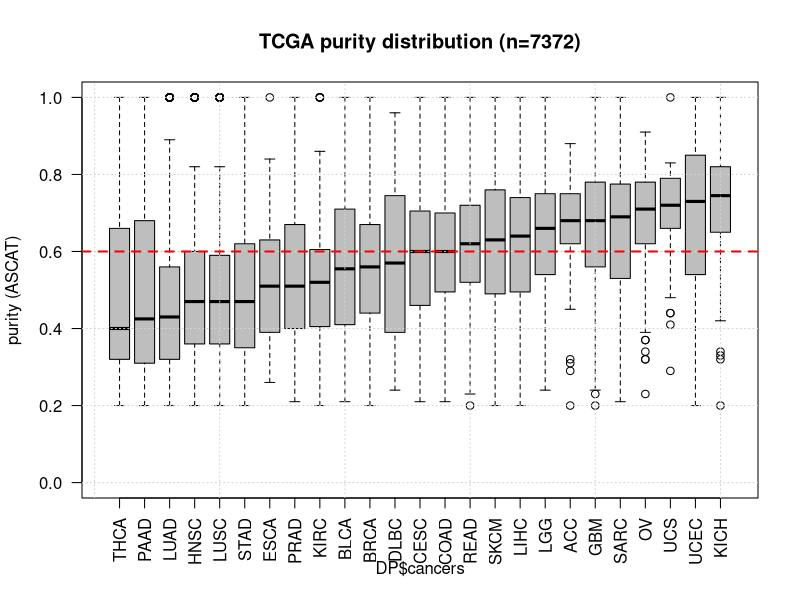
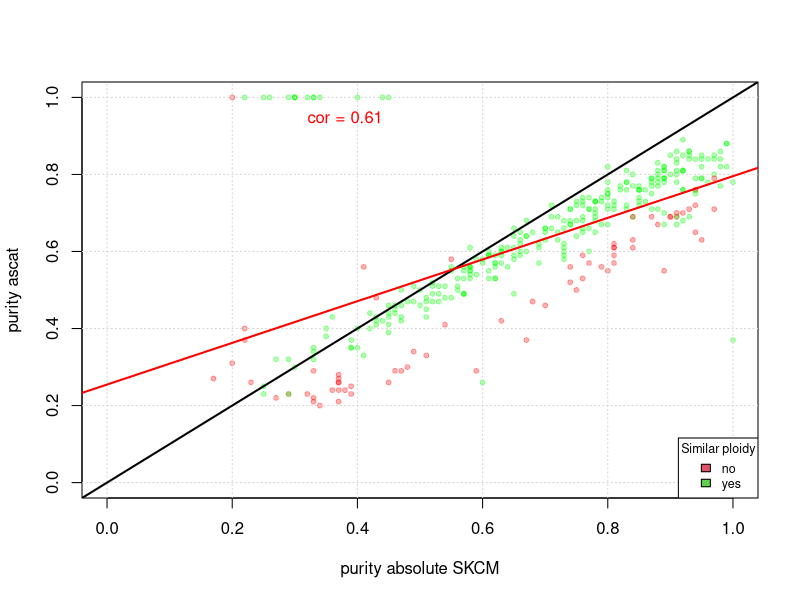
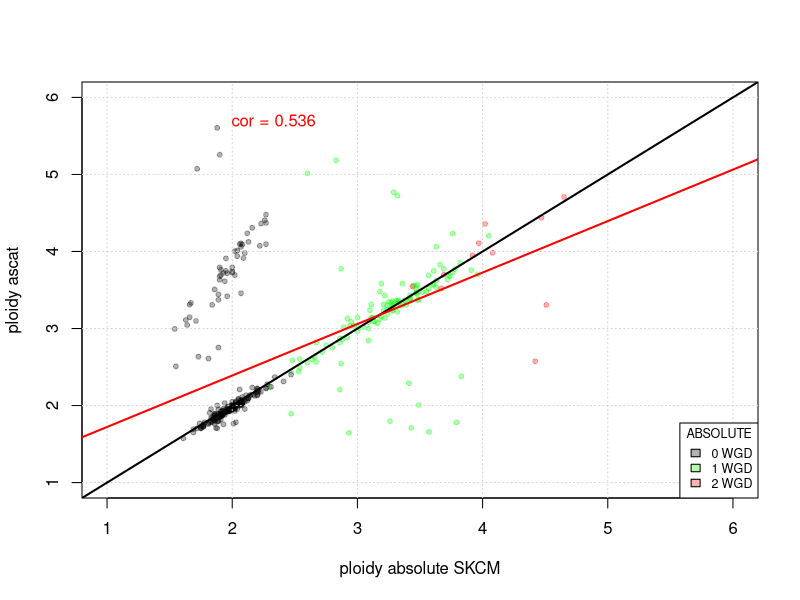
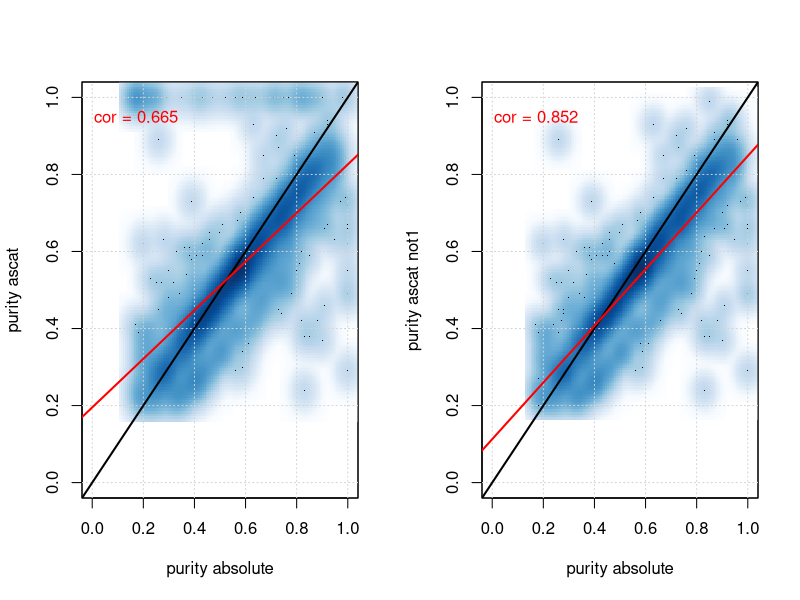
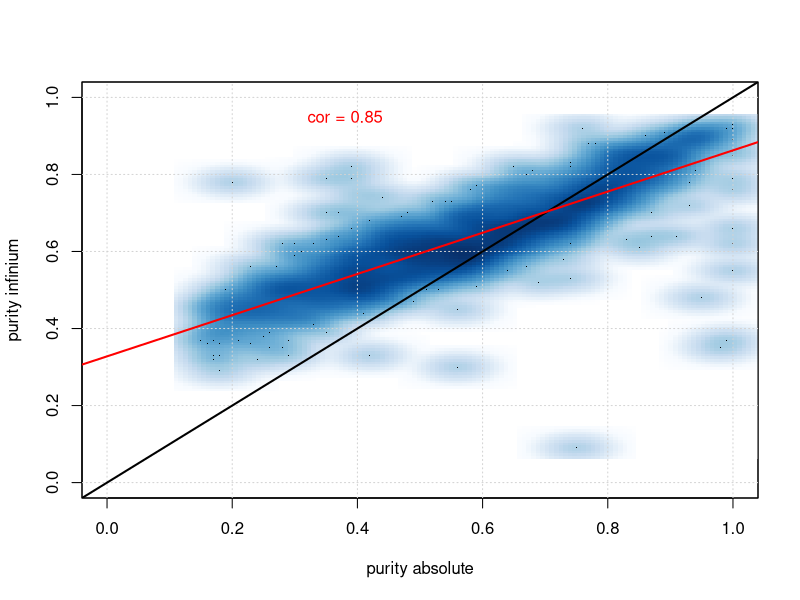
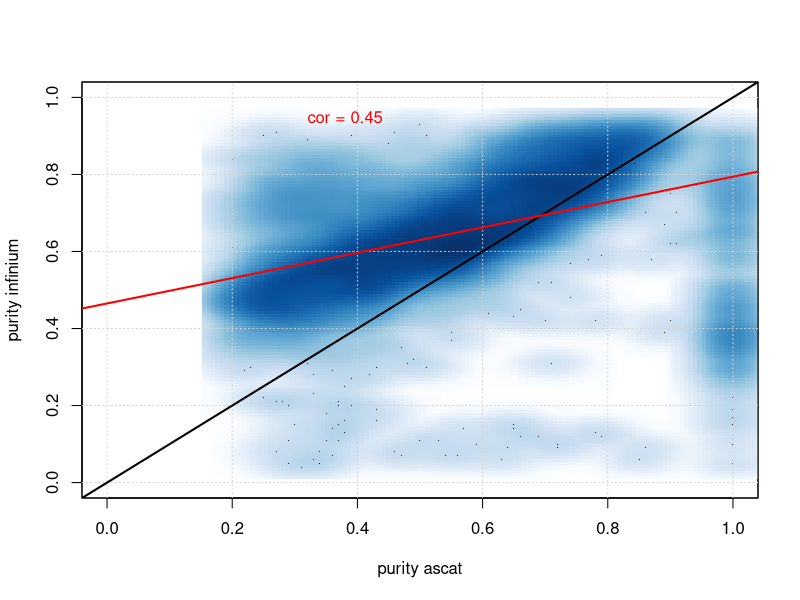
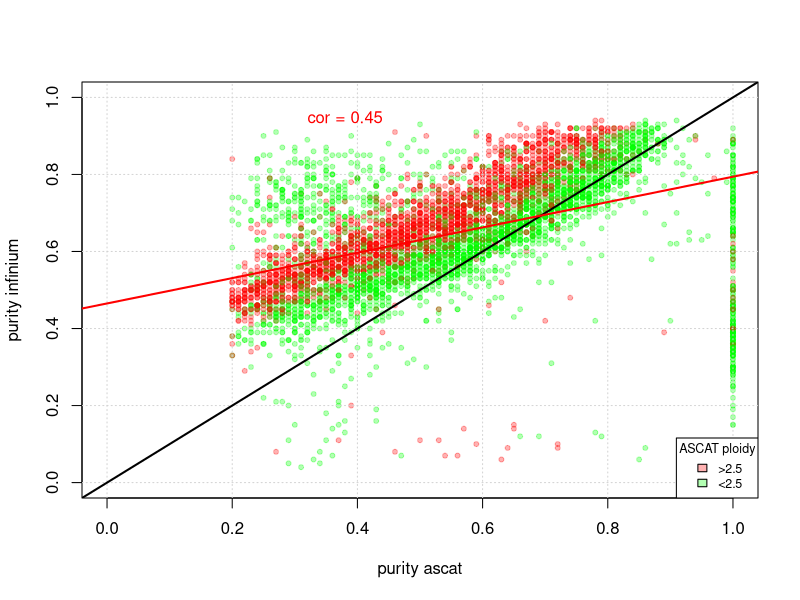
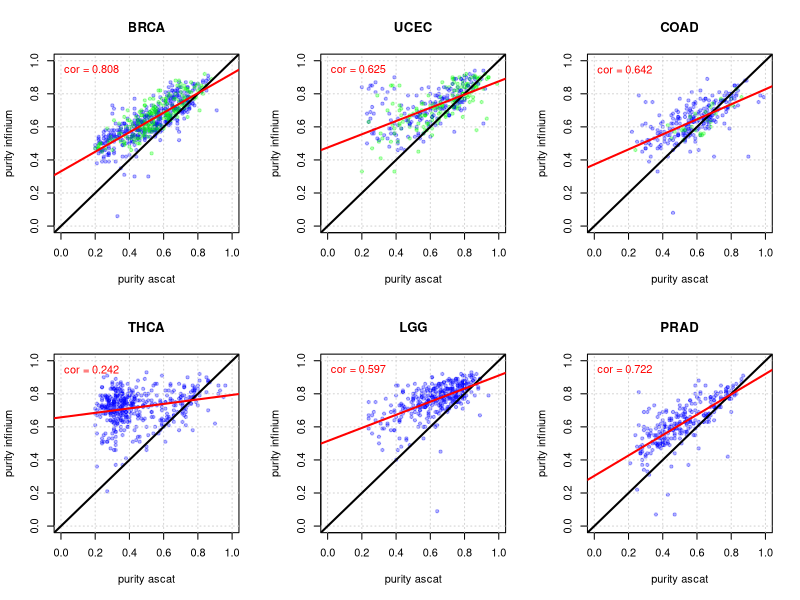

Reproduce these figures in R, in order.
## ---- chunk 1
knitr::opts_chunk$set(echo = FALSE)

library(data.table)
library(IRanges) # for splitAsList()

# Load data for plots ####
DP = fread("Data/TCGA_purity_estimates_CNA_VAF_ASCAT_ABSOLUTE_and_others.txt")


# VAF and CNA functions ####

expected_VAF = function(p, mc = 1, CN_T = 2, CN_N = 2){
  (mc * p) / (CN_T * p + CN_N * (1 - p) )
}

expected_purity = function(VAF, mc = 1, CN_T = 2, CN_N = 2){ 
  CN_N * VAF/(mc + VAF * (CN_N - CN_T)) 
}

expected_log2R = function(p, CN_T = 2, CN_N = 2, CN_R = 2){
  log2( CN_T * p + CN_N * (1-p) ) - log2( CN_R * p + CN_N * (1-p) )
}

expected_purity_from_log2R = function(log2R, CT, CN = 2, CTR = 2){ 
  ((2^{log2R} - 1) * CN) / (CT - CN + 2^{log2R} * (CN - CTR)) 
}


# Plotting functions ####

add_vaf = function(mc, CN_T, col = 1, purity = (0:10)/10){
  vaf = expected_VAF(purity, mc, CN_T)
  points(purity, vaf, ylim=c(0,1), xlim=c(0,1), type='l', col = col ,lty = 2)
  text(purity, vaf, labels = paste0(mc,":",CN_T),pos = 2,cex=0.7,col=col)
}

add_purity = function(mc, CN_T, col = 1, vaf = (0:10)/10){
  purity = expected_purity(vaf, mc, CN_T)
  points(vaf, purity, ylim=c(0,1), xlim=c(0,1), type='l', col = col ,lty = 2)
  text(vaf, purity, labels = paste0(mc,":",CN_T),pos = 2,cex=0.7,col=col)
}

red = rgb(1,0,0,0.3)
green = rgb(0,1,0,0.3)
blue = rgb(0,0,1,0.3)
grey = rgb(0,0,0,0.3)


plot_xy = function(x, y, col = grey,  xname = deparse(substitute(x)), yname = deparse(substitute(y)),xlim=0:1,ylim=0:1,ccex=1.5){
  xlab = gsub("_"," ",gsub("^.*\\$","",xname))
  ylab = gsub("_"," ",gsub("^.*\\$","",yname))
  plot(x, y, xlab = xlab, ylab = ylab, col = col, xlim = xlim, ylim = ylim,pch=20)
  grid()
  abline(a=0,b=1,lwd=2)
  fit = lm(y~x)
  abline(fit,col="red",lwd=2)
  p = cor(x, y, use = "p")
  text(0.5*max(xlim), 0.95*max(ylim),paste("cor =", signif(p,digits = 3)),ccex,col="red")
}

plot_xy_smooth = function(x, y, xname = deparse(substitute(x)),yname = deparse(substitute(y)),xlim=0:1,ylim=0:1,ccex=1.5){
  xlab = gsub("_"," ",gsub("^.*\\$","",xname))
  ylab = gsub("_"," ",gsub("^.*\\$","",yname))
  smoothScatter(x, y, xlab = xlab, ylab = ylab, xlim = xlim, ylim = ylim);grid()
  abline(a=0,b=1,lwd=2)
  fit = lm(y~x)
  abline(fit,col="red",lwd=2)
  p = cor(x, y, use = "p")
  text(0.5*max(xlim), 0.95*max(ylim), paste("cor =", signif(p,digits = 3)),ccex,col="red")
}

# TESTS
#plot_xy(DP$purity_absolute_SKCM, DP$purity_ascat)
#plot_xy_smooth(DP$purity_absolute_SKCM, DP$purity_ascat)

# New col
DP$purity_ascat_not1 = ifelse(DP$purity_ascat==1, NA, DP$purity_ascat)
## ---- chunk 2

med_purity = sort(median(splitAsList(DP$purity_ascat, DP$cancer),na.rm = TRUE))
DP$cancers = factor(DP$cancer,levels = names(med_purity))

boxplot(DP$purity_ascat ~ DP$cancers,las=2,col = "grey", ylim=0:1, main = "TCGA purity distribution (n=7372)",ylab="purity (ASCAT)")
grid()
abline(h=0.6,col="red",lty=2,lwd=2)

# table(is.na(DP$purity_ascat))
# prop.table(table(DP$purity_ascat > 0.6))

## ---- chunk 3

col = ifelse(abs(DP$ploidy_absolute_SKCM - DP$ploidy_ascat)>0.5,red,green)

plot_xy(DP$purity_absolute_SKCM, DP$purity_ascat, col=col)

legend("bottomright",legend=c("no","yes"),fill = c(2:3),cex=0.75,title = "Similar ploidy")

## ---- chunk 4

col = c(grey,green,red)[DP$doublings_absolute_SKCM+1]

plot_xy(DP$ploidy_absolute_SKCM, DP$ploidy_ascat, col = col, ylim = c(1,6),xlim=c(1,6))

legend("bottomright",legend=c("0 WGD","1 WGD", "2 WGD"),fill = c(grey,green,red),cex=0.75,title = "ABSOLUTE")

## ---- chunk 5

  par(mfrow=c(1,2))

  sel = !is.na(DP$purity_ascat) & !is.na(DP$purity_absolute_infinium)
  #sum(sel)
  
  purity_absolute = DP$purity_absolute_infinium[sel]
  purity_ascat = DP$purity_ascat[sel]
  purity_ascat_not1 = DP$purity_ascat_not1[sel]
  
  plot_xy_smooth(purity_absolute, purity_ascat, xlim=0:1, ylim=0:1)
  plot_xy_smooth(purity_absolute, purity_ascat_not1, xlim=0:1, ylim=0:1)
  
  par(mfrow=c(1,1))
  
## ---- chunk 6

train_samples = (!is.na(DP$purity_infinium)) & (!is.na(DP$purity_absolute_infinium))
#table(train_samples)

purity_absolute = DP$purity_absolute_infinium
purity_infinium = DP$purity_infinium

plot_xy_smooth(purity_absolute, purity_infinium)

## ---- chunk 7
#table(!is.na(DP$purity_ascat) & !is.na(DP$purity_infinium))

xlab = "purity from ASCAT" 
ylab = "purity from Infinium" 

col = ifelse(DP$ploidy_ascat >2.5 ,green, red)
plot_xy_smooth(DP$purity_ascat, DP$purity_infinium)

#plot_xy(DP$purity_ascat, DP$purity_infinium, col=col)
#legend("bottomright",legend=c(">2.5","<2.5"),fill = c(green,blue), cex=0.75,title = "ASCAT ploidy")
## ---- chunk 8

#table(!is.na(DP$purity_ascat) & !is.na(DP$purity_infinium))

xlab = "purity from ASCAT" 
ylab = "purity from Infinium" 

col = ifelse(DP$ploidy_ascat >2.5,red,green)
plot_xy(DP$purity_ascat, DP$purity_infinium,col=col)
legend("bottomright",legend=c(">2.5","<2.5"),fill = c(red,green), cex=0.75,title = "ASCAT ploidy")
## ---- chunk 9

infinium_train_set = !is.na(DP$purity_infinium) & !is.na(DP$purity_absolute_infinium)

col = ifelse(infinium_train_set,green,blue)  

par(mfrow=c(2,3))
for(cancer in c("BRCA","UCEC","COAD","THCA","LGG","PRAD")){
  sel = DP$cancer == cancer & DP$purity_ascat != 1
  purity_infinium = DP$purity_infinium[sel]
  purity_ascat = DP$purity_ascat[sel]
#  plot(purity_ascat, purity_infinium, xlim=0:1, ylim=0:1, main=cancer, col = col[sel])
  plot_xy(purity_ascat, purity_infinium, col = col[sel])
  title(cancer)
}
par(mfrow=c(1,1))

## ---- chunk 10
expected_VAF = function(p, mc = 1, CN_T = 2, CN_N = 2){
  (mc * p) / (CN_T * p + CN_N * (1 - p) )
}
## ---- chunk 11

xlab = "Purity (tumour cell fraction)"
title = ""
ccex = 1

plot(0, xlim=c(0,1), ylim=c(0,1), ylab="Expected VAF", main=title, xlab=xlab, yaxs="i", xaxs="i",col=0);grid()
add_vaf(1,2)
add_vaf(2,2)

axis(side = 4,at = c(1/2,1), labels = c("1/2","1"), tick = TRUE,lwd.ticks = 1, cex.axis=0.75)

## ---- chunk 12


xlab = "Purity (tumour cell fraction)"
title = ""
ccex = 1

plot(0, xlim=c(0,1), ylim=c(0,1), ylab="Expected VAF", main=title, xlab=xlab, yaxs="i", xaxs="i",col=0);grid()
add_vaf(1,2)
add_vaf(2,2)
add_vaf(1,1,col="blue")

axis(side = 4,at = c(1/2,1), labels = c("1/2","1"), tick = TRUE,lwd.ticks = 1, cex.axis=0.75)

## ---- chunk 13

xlab = "Purity (tumour cell fraction)"
title = ""
ccex = 1

plot(0, xlim=c(0,1), ylim=c(0,1), ylab="Expected VAF", main=title, xlab=xlab, yaxs="i", xaxs="i",col=0);grid()
add_vaf(1,2)
add_vaf(2,2)
add_vaf(1,1,col="blue")
add_vaf(1,3,col="orange")
add_vaf(2,3,col="orange")
add_vaf(3,3,col="orange")
axis(side = 4,at = c(1/3,1/2,2/3,1), labels = c("1/3","1/2","2/3","1"), 
     tick = TRUE,lwd.ticks = 1, cex.axis = 0.75)
## ---- chunk 14

xlab = "Purity (tumour cell fraction)"
title = ""
ccex = 1

plot(0, xlim=c(0,1), ylim=c(0,1), ylab="Expected VAF", main=title, xlab=xlab, yaxs="i", xaxs="i",col=0);grid()
add_vaf(1,2)
add_vaf(2,2)
add_vaf(1,1,col="blue")
add_vaf(1,3,col="orange")
add_vaf(2,3,col="orange")
add_vaf(3,3,col="orange")
add_vaf(1,4,col="red")
add_vaf(2,4,col="red")
add_vaf(3,4,col="red")
add_vaf(4,4,col="red")
axis(side = 4,at = c(1/4, 1/3, 1/2, 2/3, 3/4, 1), 
     labels = c("1/4","1/3","1/2","2/3","3/4","1"), 
     tick = TRUE,lwd.ticks = 1, cex.axis=0.5)
## ---- chunk 15
expected_purity = function(VAF, mc = 1, CN_T = 2, CN_N = 2){ 
  CN_N * VAF/(mc + VAF * (CN_N - CN_T)) 
  }
## ---- chunk 16
plot(0, xlim=c(0,1), ylim=c(0,1), ylab="Expected purity", main=title, xlab="VAF", yaxs="i", xaxs="i",col=0);grid()
add_purity(1,2)
add_purity(2,2)
add_purity(1,1,"blue")
add_purity(1,3,"orange")
add_purity(2,3,"orange")
add_purity(3,3,"orange")
## ---- chunk 17

expected_log2R = function(p, CN_T = 2, CN_N = 2, CN_R = 2){
  log2( CN_T * p + CN_N * (1-p) ) - log2( CN_R * p + CN_N * (1-p) )
}

expected_purity_from_log2R = function(log2R, CT, CN = 2, CTR = 2){ 
  ((2^{log2R} - 1) * CN) / (CT - CN + 2^{log2R} * (CN - CTR)) 
}
## ---- chunk 18
purity = (0:10)/10

plot(0, 0, ylim=c(-3,2), xlim=c(0,1), col=0, ylab="log2R",main="log2R vs Copy Number (2N)",xlab=xlab,yaxs="i",xaxs="i");grid()

abline(h=0,col="grey",lwd=3)

for(i in 0:6){
  col = ifelse(i<2,"blue",ifelse(i==2,"black","red"))
  points(purity,expected_log2R(purity,i,2,2),
  col=col,cex=0.75,type='b',pch=as.character(i))
}
abline(a=0,b=-1,col="green")
## ---- chunk 19
purity = (0:10)/10

plot(0, 0, ylim=c(-3,2), xlim=c(0,1), col=0, ylab="log2R",main="log2R vs Copy Number (3N)",xlab=xlab,yaxs="i",xaxs="i");grid()

abline(h=0,col="grey",lwd=3)

for(i in 0:6){
  col = ifelse(i<2,"blue",ifelse(i==2,"black","red"))
  points(purity,expected_log2R(purity,i,2,3),
  col=col,cex=0.75,type='b',pch=as.character(i))
}
## ---- chunk 20
purity = (0:10)/10

plot(0, 0, ylim=c(-3,2), xlim=c(0,1), col=0, ylab="log2R",main="log2R vs Copy Number (4N)",xlab=xlab,yaxs="i",xaxs="i");grid()

abline(h=0,col="grey",lwd=3)

for(i in 0:6){
  col = ifelse(i<2,"blue",ifelse(i==2,"black","red"))
  points(purity,expected_log2R(purity,i,2,4),
  col=col,cex=0.75,type='b',pch=as.character(i))
}
## ---- chunk 21
par(mfrow=c(1,2))
hist(DP$med_VAF,breaks=100,col="grey",main="",xlab = "median sample VAF")
abline(v=0.5,lty=2)
#table(is.na(DP$med_VAF))
plot(0, xlim=c(0,1), ylim=c(0,1), ylab="Expected purity", main=title, xlab="VAF", yaxs="i", xaxs="i",col=0);grid()
add_purity(1,2)
add_purity(2,2)
add_purity(1,1,"blue")
add_purity(1,3,"orange")
add_purity(2,3,"orange")
add_purity(3,3,"orange")
abline(v=0.5,lty=2)
## ---- chunk 22

  par(mfrow=c(1,2))

  sel = !is.na(DP$purity_ascat) & !is.na(DP$purity_absolute_infinium)
  #sum(sel)
  
  purity_absolute = DP$purity_absolute_infinium[sel]
  purity_ascat = DP$purity_ascat[sel]
  purity_ascat_not_1 = DP$purity_ascat[sel]
  purity_ascat_not_1[purity_ascat_not_1==1] = NA
  
  purity_VAF = DP$purity_medVAF[sel]

#  plot(purity_ascat, purity_VAF, xlim=0:1, ylim=0:1, main=cancer, col = col, cex=0.5)
  ccex = 1.3
  p = cor(purity_VAF, purity_ascat_not_1,use = "p")
  smoothScatter(purity_VAF, purity_ascat_not_1, xlim=0:1, ylim=0:1)
  text(0.5,0.8,paste("cor =", signif(p,digits = 2)),ccex,col="red")
  abline(a=0,b=1)

  p = cor(purity_VAF, purity_absolute, use = "p")
  smoothScatter(purity_VAF, purity_absolute, xlim=0:1, ylim=0:1)
  text(0.5,0.8,paste("cor =", signif(p,digits = 2)),ccex,col="red")
  abline(a=0,b=1)
  
## ---- chunk 23
par(mfrow=c(1,2))

hist(DP$min_arm_log2R,breaks = 100,xlab = "min log2R by sample (arm median)",main="",col="grey")
abline(v=-c(1,0.2),lty=2)

purity = (0:10)/10

plot(0, 0, ylim=c(-3,2), xlim=c(0,1), col=0, ylab="log2R",main="log2R vs Copy Number (2N)",xlab=xlab,yaxs="i",xaxs="i");grid()

abline(h=0,col="grey",lwd=3)

for(i in 0:6){
  col = ifelse(i<2,"blue",ifelse(i==2,"black","red"))
  points(purity,expected_log2R(purity,i,2,2),
  col=col,cex=0.75,type='b',pch=as.character(i))
}
abline(h=-c(1,0.2),lty=2)
## ---- chunk 24

  par(mfrow=c(1,2))

  purity_ascat = DP$purity_ascat
  purity_ascat_not_1 = DP$purity_ascat
  purity_ascat_not_1[purity_ascat_not_1==1] = NA
  purity_cn_loss = DP$purity_cn_loss

  ccex = 1.3
  plot_xy_smooth(purity_cn_loss, purity_ascat_not_1)
#  p = cor(purity_cn_loss, purity_ascat_not_1,use = "p")
#  smoothScatter(purity_cn_loss, purity_ascat_not_1, xlim=0:1, ylim=0:1)
#  text(0.5,0.8,paste("cor =", signif(p,digits = 2)),ccex,col="red")
#  abline(a=0,b=1)

  sel = purity_cn_loss > 0.2
  
  p = cor(purity_cn_loss[sel], purity_ascat_not_1[sel],use = "p")
  smoothScatter(purity_cn_loss[sel], purity_ascat_not_1[sel], xlim=0:1, ylim=0:1)
  text(0.5,0.8,paste("cor =", signif(p,digits = 2)),ccex,col="red")
  abline(a=0,b=1)
  
  par(mfrow=c(1,2))

## ---- chunk 25


  par(mfrow=c(1,2))

  sel = !is.na(DP$purity_ascat) & !is.na(DP$purity_absolute_infinium)
  #sum(sel)
  purity_absolute = DP$purity_absolute_infinium[sel]
  purity_ascat = DP$purity_ascat[sel]
  purity_ascat_not_1 = DP$purity_ascat[sel]
  purity_ascat_not_1[purity_ascat_not_1==1] = NA
  
  purity_VAF_CNA = DP$purity_cna_vaf[sel]

#  plot(purity_ascat, purity_VAF, xlim=0:1, ylim=0:1, main=cancer, col = col, cex=0.5)
  ccex = 1.3
  p = cor(purity_VAF_CNA, purity_ascat_not_1,use = "p")
  smoothScatter(purity_VAF_CNA, purity_ascat_not_1, xlim=0:1, ylim=0:1)
  text(0.5,0.8,paste("cor =", signif(p,digits = 2)),ccex,col="red")
  abline(a=0,b=1)

  p = cor(purity_VAF_CNA, purity_absolute, use = "p")
  smoothScatter(purity_VAF_CNA, purity_absolute, xlim=0:1, ylim=0:1)
  text(0.5,0.8,paste("cor =", signif(p,digits = 2)),ccex,col="red")
  abline(a=0,b=1)
  
## ---- chunk 26

  par(mfrow=c(1,2))

  sel = !is.na(purity_ascat)
  
  purity_absolute = DP$purity_absolute_infinium[sel]
  purity_ascat = DP$purity_ascat[sel]
  purity_ascat_not_1 = DP$purity_ascat[sel]
  purity_ascat_not_1[purity_ascat_not_1==1] = NA
  purity_VAF_CNA = DP$purity_cna_vaf[sel]

  ccex = 1.3
  p = cor(purity_VAF_CNA, purity_ascat,use = "p")
  smoothScatter(purity_VAF_CNA, purity_ascat, xlim=0:1, ylim=0:1)
  text(0.5,0.8,paste("cor =", signif(p,digits = 2)),ccex,col="red")
  abline(a=0,b=1)

  ccex = 1.3
  p = cor(purity_VAF_CNA, purity_ascat_not_1,use = "p")
  smoothScatter(purity_VAF_CNA, purity_ascat_not_1, xlim=0:1, ylim=0:1)
  text(0.5,0.8,paste("cor =", signif(p,digits = 2)),ccex,col="red")
  abline(a=0,b=1)

## ---- chunk 27
#diff = (DP$purity_medVAF - DP$purity_ascat)
diff = (DP$purity_cna_vaf - DP$purity_ascat)
DP$cancers = factor(DP$cancer,levels = names(med_purity))

#table(is.na(diff))
#prop.table(table(abs(diff)<0.25))
boxplot(diff ~ DP$cancers,las = 2,col = "grey", ylim = c(-1,1))
grid()
abline(h=c(-.25,.25),col="red",lty=2)
#cancers = factor(DP$cancer,levels = names(med_purity))
#table(DP$cancer)
## ---- chunk 28
par(mfrow=c(1,2))

col = DP$doublings_absolute_SKCM + 1

plot_xy(DP$purity_absolute_SKCM,DP$cg05630725_SOX5_beta, col = col)
plot_xy(DP$purity_absolute_SKCM, DP$cg14112754_GP5_beta, col = col)

## ---- chunk 29
par(mfrow=c(1,2))

col = DP$doublings_absolute_SKCM + 1

# Simple model
fit =  lm(DP$purity_absolute_SKCM ~ DP$cg05630725_SOX5_beta + DP$cg14112754_GP5_beta)

DP$purity_methyl_fit = DP$cg05630725_SOX5_beta * coef(fit)[2] + DP$cg14112754_GP5_beta * coef(fit)[3] + coef(fit)[1]

plot_xy(DP$purity_absolute_SKCM, DP$purity_methyl_fit, col = col)
plot_xy(DP$purity_ascat_not1, DP$purity_methyl_fit, col = col)
## ---- chunk 30
med_purity = sort(median(splitAsList(DP$purity_cna_vaf,DP$cancer),na.rm = TRUE))
DP$cancers = factor(DP$cancer,levels = names(med_purity))
#table(is.na(DP$purity_cna_vaf))
boxplot(DP$purity_cna_vaf ~ DP$cancers,las=2,col = "grey", ylim=0:1, main = "TCGA purity distribution (n=10113)")
grid()
abline(h=0.6,col="red")
